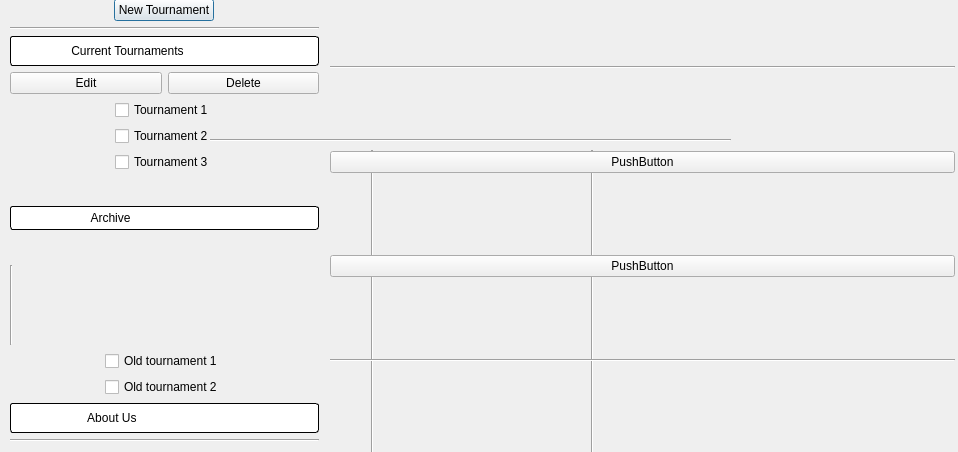
<?xml version="1.0" encoding="UTF-8"?>
<ui version="4.0">
 <class>Dialog</class>
 <widget class="QDialog" name="Dialog">
  <property name="geometry">
   <rect>
    <x>0</x>
    <y>0</y>
    <width>958</width>
    <height>452</height>
   </rect>
  </property>
  <property name="windowTitle">
   <string>Dialog</string>
  </property>
  <widget class="QWidget" name="horizontalLayoutWidget">
   <property name="geometry">
    <rect>
     <x>160</x>
     <y>150</y>
     <width>647</width>
     <height>454</height>
    </rect>
   </property>
   <layout class="QHBoxLayout" name="horizontalLayout">
    <item>
     <widget class="Line" name="line_7">
      <property name="orientation">
       <enum>Qt::Vertical</enum>
      </property>
     </widget>
    </item>
    <item>
     <widget class="Line" name="line_6">
      <property name="orientation">
       <enum>Qt::Vertical</enum>
      </property>
     </widget>
    </item>
   </layout>
  </widget>
  <widget class="Line" name="line_3">
   <property name="geometry">
    <rect>
     <x>210</x>
     <y>130</y>
     <width>521</width>
     <height>20</height>
    </rect>
   </property>
   <property name="orientation">
    <enum>Qt::Horizontal</enum>
   </property>
  </widget>
  <widget class="QWidget" name="">
   <property name="geometry">
    <rect>
     <x>10</x>
     <y>-10</y>
     <width>309</width>
     <height>452</height>
    </rect>
   </property>
   <layout class="QVBoxLayout" name="verticalLayout">
    <item>
     <widget class="Line" name="line_9">
      <property name="maximumSize">
       <size>
        <width>16777215</width>
        <height>16777215</height>
       </size>
      </property>
      <property name="orientation">
       <enum>Qt::Horizontal</enum>
      </property>
     </widget>
    </item>
    <item alignment="Qt::AlignHCenter">
     <widget class="QPushButton" name="pushButton">
      <property name="text">
       <string>New Tournament</string>
      </property>
     </widget>
    </item>
    <item>
     <widget class="Line" name="line_8">
      <property name="orientation">
       <enum>Qt::Horizontal</enum>
      </property>
     </widget>
    </item>
    <item>
     <layout class="QVBoxLayout" name="verticalLayout_2">
      <item>
       <widget class="QLabel" name="label_4">
        <property name="maximumSize">
         <size>
          <width>16777215</width>
          <height>30</height>
         </size>
        </property>
        <property name="styleSheet">
         <string notr="true">QLabel {
    background-color: white;   /* White background */
    color: black;              /* Black text */
    border: 1px solid black;   /* Black border */
    padding: 4px;              /* Optional: inner spacing */
    border-radius: 3px;        /* Optional: slightly rounded corners */
}
</string>
        </property>
        <property name="text">
         <string>                Current Tournaments</string>
        </property>
       </widget>
      </item>
     </layout>
    </item>
    <item>
     <layout class="QHBoxLayout" name="horizontalLayout_2">
      <item>
       <widget class="QPushButton" name="pushButton_3">
        <property name="text">
         <string>Edit</string>
        </property>
       </widget>
      </item>
      <item>
       <widget class="QPushButton" name="pushButton_2">
        <property name="text">
         <string>Delete</string>
        </property>
       </widget>
      </item>
     </layout>
    </item>
    <item>
     <layout class="QVBoxLayout" name="verticalLayout_4">
      <item>
       <layout class="QVBoxLayout" name="verticalLayout_3"/>
      </item>
      <item>
       <layout class="QVBoxLayout" name="verticalLayout_6">
        <item alignment="Qt::AlignHCenter">
         <widget class="QCheckBox" name="checkBox_2">
          <property name="text">
           <string>Tournament 1</string>
          </property>
         </widget>
        </item>
        <item alignment="Qt::AlignHCenter">
         <widget class="QCheckBox" name="checkBox">
          <property name="text">
           <string>Tournament 2</string>
          </property>
         </widget>
        </item>
        <item alignment="Qt::AlignHCenter">
         <widget class="QCheckBox" name="checkBox_3">
          <property name="text">
           <string>Tournament 3</string>
          </property>
         </widget>
        </item>
       </layout>
      </item>
      <item>
       <layout class="QVBoxLayout" name="verticalLayout_8">
        <item alignment="Qt::AlignVCenter">
         <widget class="QLabel" name="label_2">
          <property name="maximumSize">
           <size>
            <width>16777215</width>
            <height>30</height>
           </size>
          </property>
          <property name="styleSheet">
           <string notr="true">QLabel {
    background-color: white;   /* White background */
    color: black;              /* Black text */
    border: 1px solid black;   /* Black border */
    padding: 4px;              /* Optional: inner spacing */
    border-radius: 3px;        /* Optional: slightly rounded corners */
}
</string>
          </property>
          <property name="text">
           <string>                      Archive</string>
          </property>
         </widget>
        </item>
        <item>
         <widget class="Line" name="line_4">
          <property name="orientation">
           <enum>Qt::Vertical</enum>
          </property>
         </widget>
        </item>
       </layout>
      </item>
      <item alignment="Qt::AlignHCenter">
       <widget class="QCheckBox" name="checkBox_4">
        <property name="text">
         <string>Old tournament 1</string>
        </property>
       </widget>
      </item>
      <item alignment="Qt::AlignHCenter">
       <widget class="QCheckBox" name="checkBox_5">
        <property name="text">
         <string>Old tournament 2</string>
        </property>
       </widget>
      </item>
      <item>
       <layout class="QVBoxLayout" name="verticalLayout_9">
        <item>
         <widget class="QLabel" name="label_3">
          <property name="maximumSize">
           <size>
            <width>16777215</width>
            <height>30</height>
           </size>
          </property>
          <property name="styleSheet">
           <string notr="true">QLabel {
    background-color: white;   /* White background */
    color: black;              /* Black text */
    border: 1px solid black;   /* Black border */
    padding: 4px;              /* Optional: inner spacing */
    border-radius: 3px;        /* Optional: slightly rounded corners */
}
</string>
          </property>
          <property name="text">
           <string>                     About Us</string>
          </property>
         </widget>
        </item>
       </layout>
      </item>
     </layout>
    </item>
    <item>
     <widget class="Line" name="line">
      <property name="orientation">
       <enum>Qt::Horizontal</enum>
      </property>
     </widget>
    </item>
   </layout>
  </widget>
  <widget class="QWidget" name="">
   <property name="geometry">
    <rect>
     <x>330</x>
     <y>-10</y>
     <width>625</width>
     <height>452</height>
    </rect>
   </property>
   <layout class="QGridLayout" name="gridLayout">
    <item row="3" column="0">
     <widget class="Line" name="line_5">
      <property name="orientation">
       <enum>Qt::Horizontal</enum>
      </property>
     </widget>
    </item>
    <item row="1" column="0">
     <widget class="QPushButton" name="pushButton_4">
      <property name="text">
       <string>PushButton</string>
      </property>
     </widget>
    </item>
    <item row="0" column="0">
     <widget class="Line" name="line_2">
      <property name="orientation">
       <enum>Qt::Horizontal</enum>
      </property>
     </widget>
    </item>
    <item row="2" column="0">
     <widget class="QPushButton" name="pushButton_5">
      <property name="text">
       <string>PushButton</string>
      </property>
     </widget>
    </item>
   </layout>
  </widget>
 </widget>
 <resources/>
 <connections/>
</ui>
